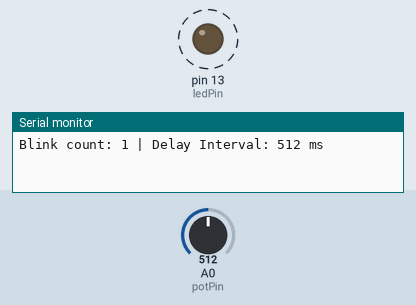
A sketch run on a simulated Arduino Uno, built with avr-gcc and run on an emulated ATmega328P. Parts: output pins drawn as LEDs (lit = HIGH), the last lines printed to the serial monitor. Dashed ring = blinking. Inputs (shaded band) come from the test bench; at power-on: A0 (potPin) = 512.

Above: at 1.8 s.
1.9 s: A0 (potPin) set to 0
At 3.0 s:
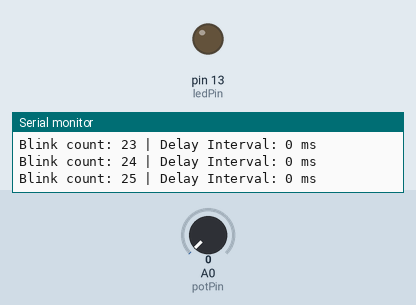
6.0 s: A0 (potPin) set to 122
At 6.31 s:
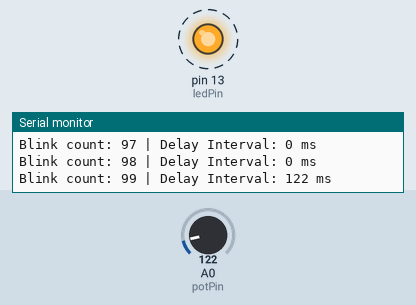
Timing chart, 0 to 15.5 s (numbered marks = the images above; inputs shaded):
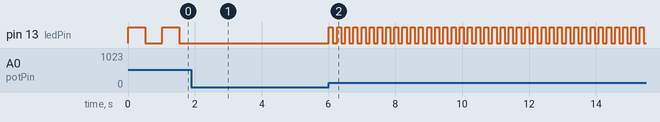

The sketch:

led_blink.ino
```cpp
/*******************************************************************************
 * File Name:    led_blink.ino
 * Course:       IoT & Embedded Systems Program (IIT Jammu Summer School 2026)
 * Author:       Apoorv Shivam
 * Date:         June 27, 2026
 * Description:  v1.3 - Finalized dynamic LED blink controller. Reads an analog
 * voltage from a potentiometer on pin A0 and sets it as the
 * non-blocking-ready delay interval for a standard indicator LED.
 * Tracks and logs the execution execution cycle count via Serial.
 *******************************************************************************/

const int ledPin = 13;      // Pin connected to the LED
const int potPin = A0;      // Pin connected to the potentiometer center terminal
int blinkCount = 0;         // Variable to keep track of the blink count

void setup() {
  pinMode(ledPin, OUTPUT);
  Serial.begin(9600);       // Initialize serial communication at 9600 bps
}

void loop() {
  int potValue = analogRead(potPin); // Read raw value (0 to 1023) from potentiometer

  digitalWrite(ledPin, HIGH);
  delay(potValue);                   // Delay duration scales with the knob position
  digitalWrite(ledPin, LOW);
  delay(potValue);                   // Delay duration scales with the knob position

  blinkCount++;
  Serial.print("Blink count: ");
  Serial.print(blinkCount);
  Serial.print(" | Delay Interval: ");
  Serial.print(potValue);
  Serial.println(" ms");
}
```

Measured:
- after the input at 1.9 s, pin 13 (ledPin): stops changing and stays LOW
- after the input at 6.0 s, pin 13 (ledPin): alternates HIGH for 0.12 s and LOW for 0.12 s, starting at once
- by itself, pin 13 (ledPin): alternates HIGH for 0.51 s and LOW for 0.51 s
